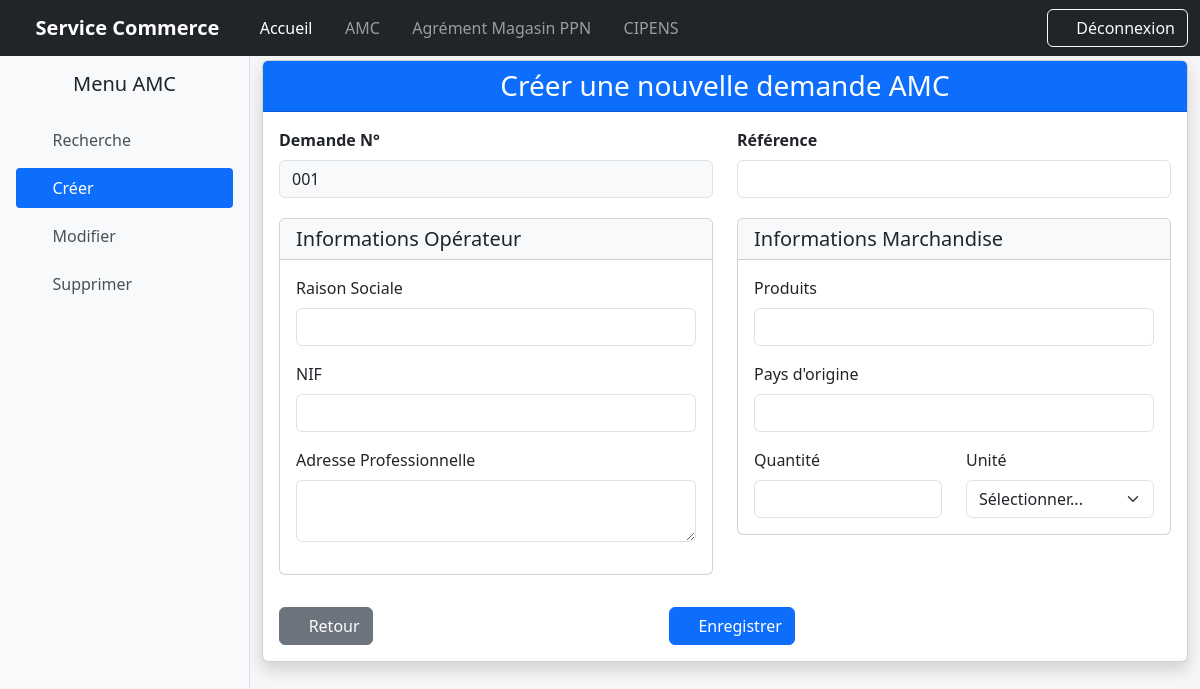
Page /service/creerDemandeamc on the earlier database version.
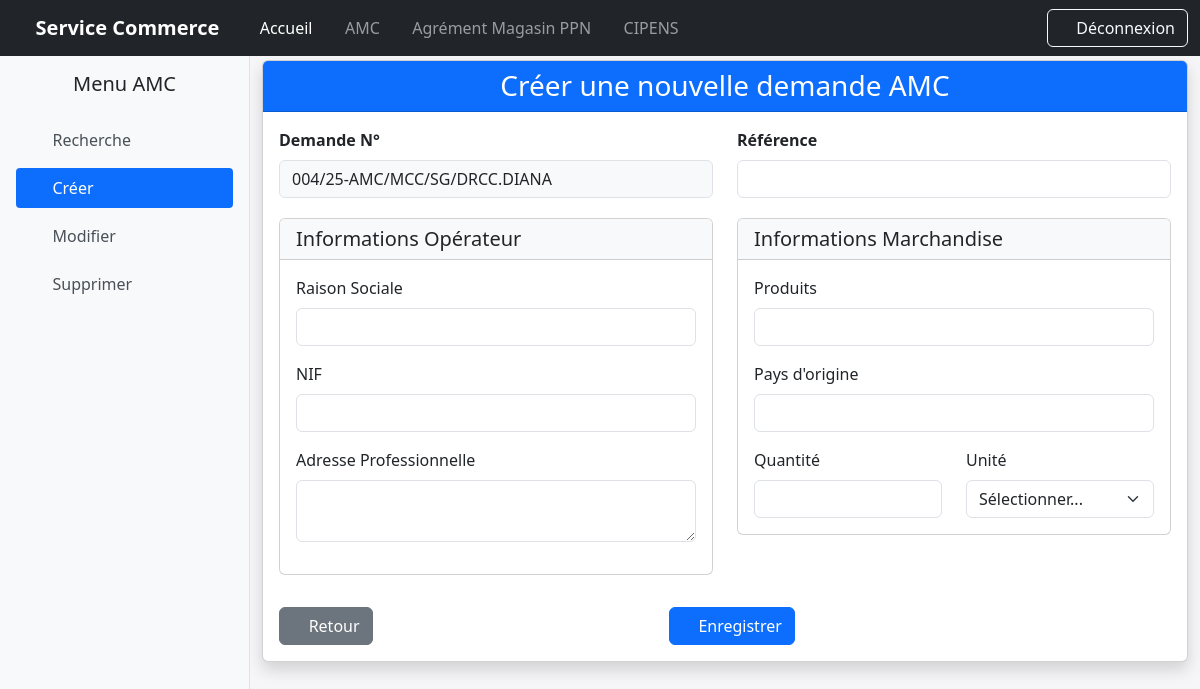
Same page on the later database version.
### certificat/models.py (models this page shows)
class Sigle(models.Model):
    sigle_amc = models.CharField(max_length=25, blank=True, null=True)
    sigle_agrement = models.CharField(max_length=25, blank=True, null=True)
    sigle_cipens = models.CharField(max_length=25, blank=True, null=True)

### service/views.py (the view, shortened to what this page needs)
# urls.py: path('creerDemandeamc', views.creerDemandeamc, name="creerDemandeamc"),
def creerDemandeamc(request):
    operateurs = Operateur.objects.all().order_by('raison_sociale')
    sigle = Sigle.objects.first()
    numeroCertificat = str(CertificatAMC.objects.count() + 1).zfill(3)
    context = {
        'operateurs': operateurs,
        'sigle': sigle,
        'numeroCertificat': numeroCertificat,
    }
    return render(request, 'service/commerce/amc/creerDemaneamc.html', context)

### service/templates/service/commerce/amc/creerDemaneamc.html (shortened to what this page needs)
{% extends 'service/commerce/amc/accueilDemandeamc.html' %}
{% load static %}
{% block content %}
<div class="container mt-1 mb-3">
    <div class="card shadow">
        <div class="card-header bg-primary text-white">
            <h3 class="card-title text-center mb-0">Créer une nouvelle demande AMC</h3>
        </div>
        <div class="card-body">
            <form action="{% url 'service:creerDemandeamc' %}" method="post" class="needs-validation" novalidate>
                <div class="row mb-1">
                    <div class="col-md-6 mb-3">
                        <div class="form-group">
                            <label class="form-label fw-bold">Demande N°</label>
                            <input type="text" class="form-control bg-light" value="{{ numeroCertificat }}{{ sigle.sigle_amc }}" id="demandeN" name="demandeN" readonly>
                        </div>
                    </div>
                    <div class="col-md-6 mb-3">
                        <div class="form-group">
                            <label for="reference" class="form-label fw-bold">Référence</label>
                            <input type="text" class="form-control" id="reference" name="reference" required>
                        </div>
                    </div>
                </div>
                <div class="row">
                    <div class="col-md-6">
                        <div class="card mb-4">
                            <div class="card-header bg-light">
                                <h5 class="card-title mb-0">Informations Opérateur</h5>
                            </div>
                            <div class="card-body">
                                <div class="mb-3">
                                    <label for="raisonSociale" class="form-label">Raison Sociale</label>
                                    <input onclick="openPopup()" type="text" class="form-control" id="raisonSociale" name="raisonSociale" required autocomplete="off" autocorrect="off" spellcheck="false">
                                </div>
                                <div class="mb-3">
                                    <label for="nif" class="form-label">NIF</label>
                                    <input type="text" class="form-control" id="nif" name="nif" required>
                                </div>
                                <div class="mb-3">
                                    <label for="adresse" class="form-label">Adresse Professionnelle</label>
                                    <textarea class="form-control" id="adresse" rows="2" name="adresse" required></textarea>
                                </div>
                            </div>
                        </div>
                    </div>
                    <div class="col-md-6">
                        <div class="card">
                            <div class="card-header bg-light">
                                <h5 class="card-title mb-0">Informations Marchandise</h5>
                            </div>
                            <div class="card-body">
                                <div class="mb-3">
                                    <label for="produit" class="form-label">Produits</label>
                                    <input type="text" class="form-control" id="produit" name="produit" required>
                                </div>
                                <div class="mb-3">
                                    <label for="pays" class="form-label">Pays d'origine</label>
                                    <input type="text" class="form-control" id="pays" name="pays" required>
                                </div>
                                <div class="row">
                                    <div class="col-6">
                                        <label for="quantite" class="form-label">Quantité</label>
                                        <input type="number" class="form-control" id="quantite" name="quantite" required>
                                    </div>
                                    <div class="col-6">
                                        <label for="unite" class="form-label">Unité</label>
                                        <select class="form-select" id="unite" name="unite" required>
                                            <option value="">Sélectionner...</option>
                                        </select>
                                    </div>
                                </div>
                            </div>
                        </div>
                    </div>
                </div>
                <div class="d-flex justify-content-between align-items-center mt-2">
                    <a href="{% url 'service:accueilDemandeamc' %}" class="btn btn-secondary">
                        <i class="bi bi-arrow-left"></i> Retour
                    </a>
                    <div class="mx-auto">
                        <button type="submit" class="btn btn-primary">
                            <i class="bi bi-save"></i> Enregistrer
                        </button>
                    </div>
                </div>
            </form>
        </div>
    </div>
</div>
{% endblock content %}

### service/templates/service/commerce/amc/accueilDemandeamc.html (shortened to what this page needs)
{% extends 'service/commerce/accueilCommerce.html' %}
{% load static %}
{% block nav %}
    <div class="bg-light border-end" style="width: 250px; min-height: calc(100vh - 56px);">
        <div class="p-3">
            <h5 class="text-center mb-4">Menu AMC</h5>
            <ul class="nav nav-pills flex-column">
                <li class="nav-item mb-2">
                    <a class="nav-link {% if request.resolver_match.url_name == 'rechercherDemandeamc' %}active{% endif %}"
                       href="{% url 'service:rechercherDemandeamc' %}">
                        <i class="bi bi-search me-2"></i>Recherche
                    </a>
                </li>
                <li class="nav-item mb-2">
                    <a class="nav-link {% if request.resolver_match.url_name == 'creerDemandeamc' %}active{% endif %}"
                       href="{% url 'service:creerDemandeamc' %}">
                        <i class="bi bi-plus-circle me-2"></i>Créer
                    </a>
                </li>
                <li class="nav-item mb-2">
                    <a class="nav-link {% if request.resolver_match.url_name == 'modifierDemandeamc' %}active{% endif %}"
                       href="{% url 'service:modifierDemandeamc' %}">
                        <i class="bi bi-pencil-square me-2"></i>Modifier
                    </a>
                </li>
                <li class="nav-item">
                    <a class="nav-link {% if request.resolver_match.url_name == 'supprimerDemandeamc' %}active{% endif %}"
                       href="{% url 'service:supprimerDemandeamc' %}">
                        <i class="bi bi-trash me-2"></i>Supprimer
                    </a>
                </li>
            </ul>
        </div>
    </div>
{% endblock nav %}

### service/templates/service/commerce/accueilCommerce.html (shortened to what this page needs)
{% extends 'service/commerce/referencePage.html' %}
{% load static %}
{% block header %}
<nav class="navbar navbar-expand-lg bg-dark navbar-dark p-0">
    <div class="container-fluid">
        <span class="navbar-brand fw-bold">
            <i class="bi bi-shop me-2"></i>Service Commerce
        </span>
        <div class="collapse navbar-collapse" id="navbarNav">
            <ul class="navbar-nav me-auto mb-2 mb-lg-0">
                <li class="nav-item">
                    <a class="nav-link active" aria-current="page" href="{% url 'service:accueilCommerce' %}">
                        <i class="bi bi-house-door me-1"></i>Accueil
                    </a>
                </li>
                <li class="nav-item">
                    <a class="nav-link" href="{% url 'service:accueilDemandeamc' %}">
                        <i class="bi bi-file-earmark-text me-1"></i>AMC
                    </a>
                </li>
                <li class="nav-item">
                    <a class="nav-link" href="{% url 'service:accueilDemandeAgrement' %}">
                        <i class="bi bi-shop-window me-1"></i>Agrément Magasin PPN
                    </a>
                </li>
                <li class="nav-item">
                    <a class="nav-link" href="{% url 'service:accueilDemandeCipens' %}">
                        <i class="bi bi-people me-1"></i>CIPENS
                    </a>
                </li>
            </ul>
            <div>
                <form action="#">
                    <button class="btn btn-outline-light" type="submit">
                        <i class="bi bi-box-arrow-right me-1"></i>Déconnexion
                    </button>
                </form>
            </div>
        </div>
    </div>
</nav>
{% endblock header %}

### service/templates/service/commerce/referencePage.html (shortened to what this page needs)
{% load static %}
<!DOCTYPE html>
<html lang="en">
  <head>
    <link rel="stylesheet" href="{% static 'css/bootstrap.min.css' %}">
    <link rel="stylesheet" href="{% static 'icons/bootstrap-icons.min.css' %}">
    <link rel="stylesheet" href="{% static 'service/global.css'%}" />
  </head>
  <body>
    <header>
      {% block header %}
      {% endblock header %}
    </header>
    <div class="d-flex flex-grow-1 main-layout">
      <nav class="flex-shrink-0">
        {% block nav %}
        {% endblock nav %}
      </nav>
      <section>
        {% block content %}
        {% endblock content %}
      </section>
    </div>
  </body>
</html>

### service/static/service/global.css (style rules this page uses)
html, body { height: 100%; margin: 0; box-sizing: border-box; }
*, *::before, *::after { box-sizing: inherit; }
body { display: flex; flex-direction: column; }
.main-layout { display: flex; flex: 1 1 auto; min-height: 0; }
section { flex: 1 1 auto; overflow-y: auto; background-color: rgb(246, 246, 248); }
.nav-pills .nav-link { transition: background-color 0.2s ease; border-radius: 0.25rem; color: #495057; font-weight: 500; padding: 0.5rem 1rem; }
.nav-pills .nav-link.active { background-color: #0d6efd; color: white; }
a { transition: background-color 0.3s ease; }
.navbar .nav-link { display: flex; align-items: center; height: 100%; padding: 1rem; transition: background-color 0.3s ease; }
.navbar .nav-item { display: flex; align-items: center; height: 100%; }

Differences in the rows shown:
added Sigle: demandeN "004/25-AMC/MCC/SG/DRCC.DIANA"
Other differences:
form field demandeN: "001" → (not shown)
